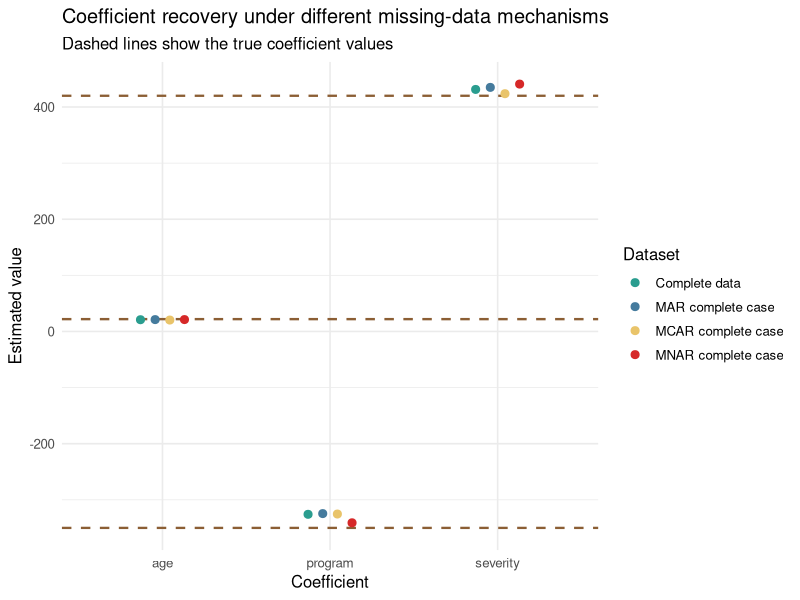
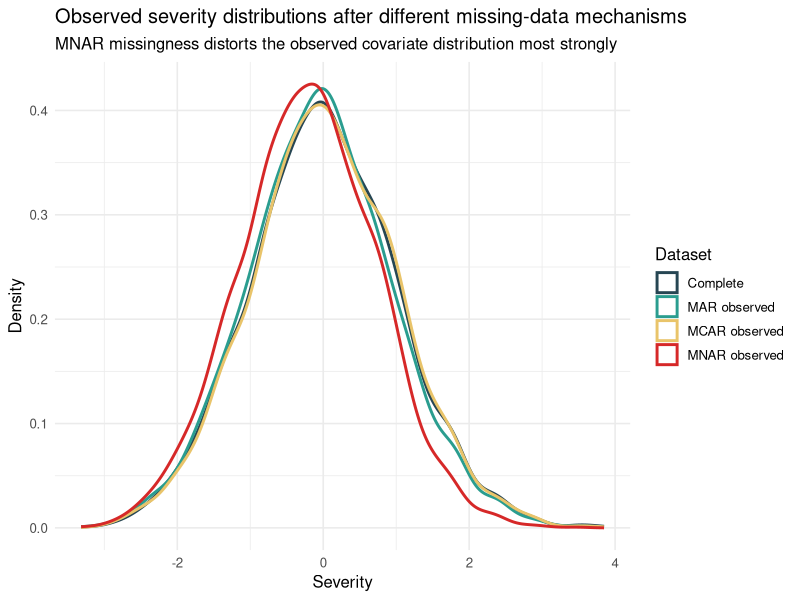

Reproduce these figures in R, in order.
## ---- chunk 1
set.seed(2026)

n <- 5000

age <- pmax(round(rnorm(n, mean = 61, sd = 12)), 25)
severity <- rnorm(n, mean = 0, sd = 1)
program <- rbinom(n, size = 1, prob = 0.48)
error_term <- rnorm(n, mean = 0, sd = 700)

annual_cost <- 1800 +
  22 * age +
  420 * severity -
  350 * program +
  error_term

complete_data <- data.frame(
  age,
  severity,
  program,
  annual_cost
)

complete_summary <- data.frame(
  sample_size = nrow(complete_data),
  mean_age = mean(complete_data$age),
  mean_severity = mean(complete_data$severity),
  program_rate = mean(complete_data$program),
  mean_cost = mean(complete_data$annual_cost)
)

complete_summary[, c("mean_age", "mean_severity", "program_rate", "mean_cost")] <-
  round(complete_summary[, c("mean_age", "mean_severity", "program_rate", "mean_cost")], 3)

knitr::kable(
  complete_summary,
  caption = "Summary of the complete synthetic dataset before missingness is introduced"
)
## ---- chunk 2
keep_mcar <- rbinom(n, size = 1, prob = 0.75)

keep_mar <- rbinom(
  n,
  size = 1,
  prob = plogis(1.6 - 0.02 * (age - 60) + 0.55 * program - 0.00035 * annual_cost)
)

keep_mnar <- rbinom(
  n,
  size = 1,
  prob = plogis(1.2 - 0.9 * severity)
)

data_mcar <- complete_data
data_mar <- complete_data
data_mnar <- complete_data

data_mcar$severity[keep_mcar == 0] <- NA
data_mar$severity[keep_mar == 0] <- NA
data_mnar$severity[keep_mnar == 0] <- NA

missingness_summary <- data.frame(
  mechanism = c("MCAR", "MAR", "MNAR"),
  missing_rate = c(
    mean(is.na(data_mcar$severity)),
    mean(is.na(data_mar$severity)),
    mean(is.na(data_mnar$severity))
  )
)

missingness_summary$missing_rate <- round(missingness_summary$missing_rate, 3)

knitr::kable(
  missingness_summary,
  caption = "Missingness rates under the three simulated mechanisms"
)
## ---- chunk 3
fit_complete <- lm(annual_cost ~ age + severity + program, data = complete_data)
fit_mcar <- lm(annual_cost ~ age + severity + program, data = data_mcar)
fit_mar <- lm(annual_cost ~ age + severity + program, data = data_mar)
fit_mnar <- lm(annual_cost ~ age + severity + program, data = data_mnar)

true_coefficients <- c(
  "(Intercept)" = 1800,
  age = 22,
  severity = 420,
  program = -350
)

coefficient_table <- rbind(
  data.frame(
    mechanism = "Complete data",
    term = names(coef(fit_complete)),
    estimate = coef(fit_complete)
  ),
  data.frame(
    mechanism = "MCAR complete case",
    term = names(coef(fit_mcar)),
    estimate = coef(fit_mcar)
  ),
  data.frame(
    mechanism = "MAR complete case",
    term = names(coef(fit_mar)),
    estimate = coef(fit_mar)
  ),
  data.frame(
    mechanism = "MNAR complete case",
    term = names(coef(fit_mnar)),
    estimate = coef(fit_mnar)
  )
)

coefficient_table$true_value <- true_coefficients[coefficient_table$term]
coefficient_table$bias <- coefficient_table$estimate - coefficient_table$true_value
coefficient_table[, c("estimate", "true_value", "bias")] <-
  round(coefficient_table[, c("estimate", "true_value", "bias")], 2)

knitr::kable(
  coefficient_table,
  caption = "Regression estimates under complete data and three missing-data mechanisms"
)
## ---- chunk 4
plot_table <- subset(coefficient_table, term != "(Intercept)")

ggplot2::ggplot(
  plot_table,
  ggplot2::aes(x = term, y = estimate, color = mechanism)
) +
  ggplot2::geom_hline(
    data = unique(plot_table[, c("term", "true_value")]),
    ggplot2::aes(yintercept = true_value),
    color = "#8b5e34",
    linetype = 2,
    linewidth = 0.8,
    inherit.aes = FALSE
  ) +
  ggplot2::geom_point(
    position = ggplot2::position_dodge(width = 0.35),
    size = 2.4
  ) +
  ggplot2::labs(
    title = "Coefficient recovery under different missing-data mechanisms",
    subtitle = "Dashed lines show the true coefficient values",
    x = "Coefficient",
    y = "Estimated value",
    color = "Dataset"
  ) +
  ggplot2::scale_color_manual(
    values = c("#2a9d8f", "#457b9d", "#e9c46a", "#d62828")
  ) +
  ggplot2::theme_minimal(base_size = 12)
## ---- chunk 5
severity_distribution <- rbind(
  data.frame(source = "Complete", severity = complete_data$severity),
  data.frame(source = "MCAR observed", severity = data_mcar$severity[!is.na(data_mcar$severity)]),
  data.frame(source = "MAR observed", severity = data_mar$severity[!is.na(data_mar$severity)]),
  data.frame(source = "MNAR observed", severity = data_mnar$severity[!is.na(data_mnar$severity)])
)

ggplot2::ggplot(severity_distribution, ggplot2::aes(x = severity, color = source)) +
  ggplot2::geom_density(linewidth = 1) +
  ggplot2::labs(
    title = "Observed severity distributions after different missing-data mechanisms",
    subtitle = "MNAR missingness distorts the observed covariate distribution most strongly",
    x = "Severity",
    y = "Density",
    color = "Dataset"
  ) +
  ggplot2::scale_color_manual(
    values = c("#264653", "#2a9d8f", "#e9c46a", "#d62828")
  ) +
  ggplot2::theme_minimal(base_size = 12)
